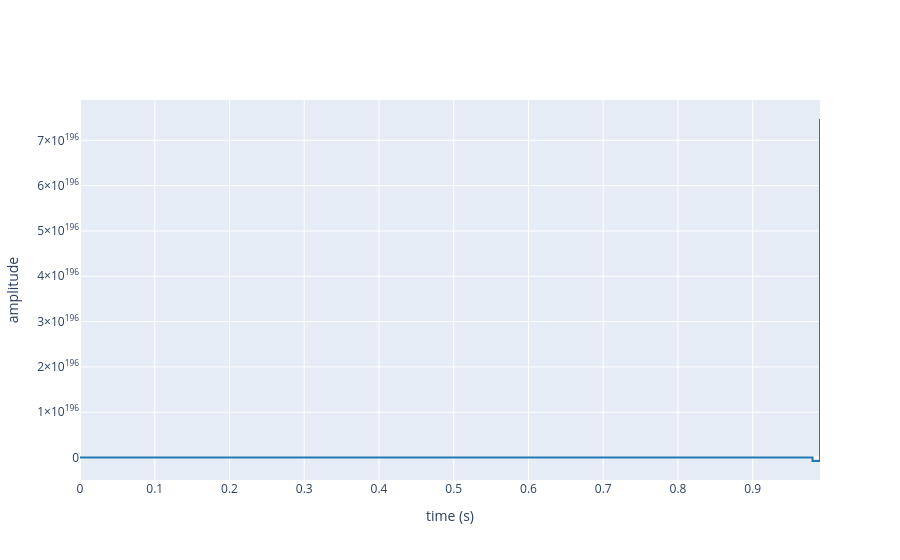

The code cell stored with this chart in its notebook:
### Code cell
Mt_z_H = Mt_z_rpm/(1+Mt_z_rpm)
step(Mt_z_H, t=tm_z)
